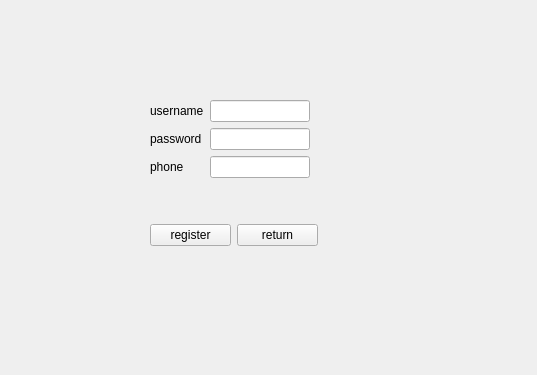
<?xml version="1.0" encoding="UTF-8"?>
<ui version="4.0">
 <class>toRegister</class>
 <widget class="QWidget" name="toRegister">
  <property name="geometry">
   <rect>
    <x>0</x>
    <y>0</y>
    <width>537</width>
    <height>375</height>
   </rect>
  </property>
  <property name="windowTitle">
   <string>Form</string>
  </property>
  <widget class="QWidget" name="formLayoutWidget">
   <property name="geometry">
    <rect>
     <x>150</x>
     <y>100</y>
     <width>160</width>
     <height>101</height>
    </rect>
   </property>
   <layout class="QFormLayout" name="formLayout">
    <item row="0" column="0">
     <widget class="QLabel" name="label">
      <property name="text">
       <string>username</string>
      </property>
     </widget>
    </item>
    <item row="1" column="0">
     <widget class="QLabel" name="label_2">
      <property name="text">
       <string>password</string>
      </property>
     </widget>
    </item>
    <item row="2" column="0">
     <widget class="QLabel" name="label_3">
      <property name="text">
       <string>phone</string>
      </property>
     </widget>
    </item>
    <item row="0" column="1">
     <widget class="QLineEdit" name="username"/>
    </item>
    <item row="1" column="1">
     <widget class="QLineEdit" name="password"/>
    </item>
    <item row="2" column="1">
     <widget class="QLineEdit" name="phone"/>
    </item>
   </layout>
  </widget>
  <widget class="QWidget" name="horizontalLayoutWidget">
   <property name="geometry">
    <rect>
     <x>150</x>
     <y>210</y>
     <width>168</width>
     <height>51</height>
    </rect>
   </property>
   <layout class="QHBoxLayout" name="horizontalLayout">
    <item>
     <widget class="QPushButton" name="register_1">
      <property name="text">
       <string>register</string>
      </property>
     </widget>
    </item>
    <item>
     <widget class="QPushButton" name="return_2">
      <property name="text">
       <string>return</string>
      </property>
     </widget>
    </item>
   </layout>
  </widget>
 </widget>
 <resources/>
 <connections/>
</ui>
